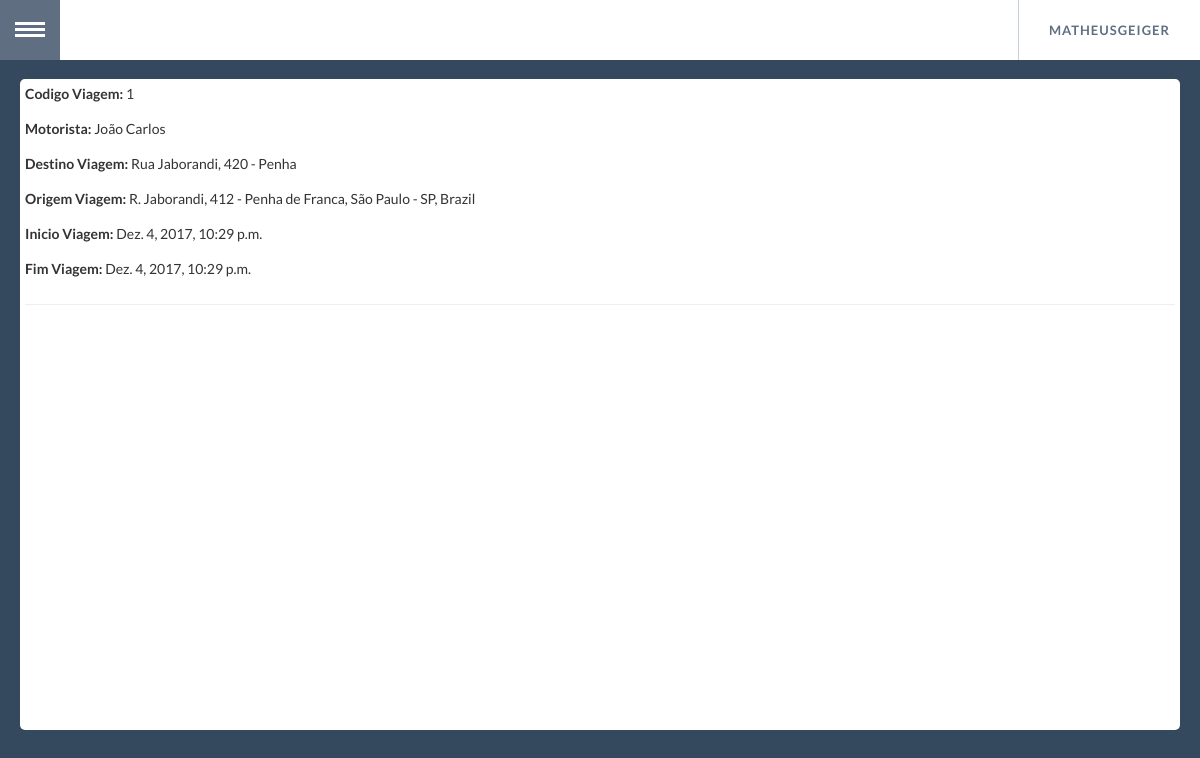
Screenshot of /viagem/1/ (signed in) with the database file from the repository.
### app/models.py (models this page shows, shortened)
class Viagem(models.Model):
    cd_viagem = models.AutoField(
        primary_key=True
    )
    origem_viagem = models.CharField(
        null=True,
        blank=True,
        max_length=100
    )
    destino_viagem = models.CharField(
        max_length=100
    )
    data_inicio_viagem = models.DateTimeField(
        null=True,
        blank=True
    )
    data_fim_viagem = models.DateTimeField(
        null=True,
        blank=True
    )
    status_ocorrencia = models.BooleanField(default=False)
    status_viagem = models.CharField(
        max_length=64,
        choices=(
            ('nao_iniciada', 'Nao Iniciada'),
            ('finalizada', 'Finalizada'),
            ('em_andamento', 'Em Andamento'),
            ('cancelada', 'Cancelada')
        ),
        default='nao_iniciada'
    )
    cd_motorista_viagem = models.ForeignKey(
        Motorista,
        null=False,
        blank=False
    )
    class Meta:
        verbose_name = 'Viagem'
        verbose_name_plural = 'Viagens'

class Motorista(models.Model):
    cd_motorista = models.AutoField(
        primary_key=True
    )
    nome_motorista = models.CharField(
        max_length=50
    )
    cpf_motorista = models.CharField(
        max_length=14
    )
    placa_veiculo = models.ForeignKey(
        Veiculo,
        null=False,
        blank=False
    )
    def __unicode__(self):
        return self.nome_motorista or ''
    class Meta:
        verbose_name = 'Motorista'
        verbose_name_plural = 'Motoristas'

### app/views.py (the view)
# urls.py: url(r'^viagem/(?P<id_viagem>[A-Za-z0-9-\/]+)/$', app.views.viagem, name='viagem'),
def viagem(request,id_viagem):
    if request.user.is_authenticated():
        viagem = Viagem.objects.get(cd_viagem=id_viagem)
        ocorrencia = Ocorrencia.objects.all().filter(cd_viagem=id_viagem)
        lista = ocorrencia.values_list()
        location = [{'location': lista[2].encode('utf8')} for lista in lista]
        context = {
            'viagem' : viagem,
            'ocorrencia' : ocorrencia,
            'location' : location
        }
        return render(request, 'viagem.html', context)
    else:
        return HttpResponseRedirect('/login/?next=%s' % request.path)

### app/templates/viagem.html (shortened to what this page needs)
{% extends "base.html" %}
{% block content %}
{% autoescape on %}
<div class="container-full">
    <div class="container-card-unit">
      <div class="description-card-unit">
          <p><label>Codigo Viagem:</label> {{ viagem.cd_viagem }}</p>
          {% if viagem.cd_motorista_viagem is not none %}
            <p><label>Motorista: </label> {{viagem.cd_motorista_viagem}}</p>
          {% else %}
            <p class="warning"><label>Motorista: </label> Motorista não definido *</p>
          {% endif %}
          <p><label>Destino Viagem: </label> {{ viagem.destino_viagem }}</p>
          {% if viagem.status_viagem == 'nao_iniciada' %}
          <p class="warning"><label></label> Viagem não Iniciada*</p>
          {% else %}
            {% if viagem.origem_viagem is not none %}
            <p><label>Origem Viagem: </label> {{ viagem.origem_viagem }}</p>
            {% else %}
            <p><label>Origem Viagem: </label> - </p>
            {% endif %}
            {% if viagem.data_inicio_viagem is not none %}
            <p><label>Inicio Viagem: </label> {{ viagem.data_inicio_viagem }}</p>
            {% else %}
            <p><label>Inicio Viagem: </label>-</p>
            {% endif %}
          {% if viagem.status_viagem == 'cancelada' or viagem.status_viagem == 'finalizada' %}
          <p><label>Fim Viagem: </label> {{ viagem.data_fim_viagem }}</p>
          {%endif%}
          {% endif %}
          <hr>
      </div>
      <div id="map"></div>
    </div>
</div>
{% endautoescape %}
{% endblock %}

### app/templates/base.html (shortened to what this page needs)
<!DOCTYPE html>
<html>
<head>
{% block header %}
  <link rel="stylesheet" type="text/css" href="/static/css/bootstrap.min.css" />
  <link rel="stylesheet" type="text/css" href="/static/css/normalize.min.css" />
  <link rel="stylesheet" type="text/css" href="/static/css/popup.min.css" />
  <link rel="stylesheet" type="text/css" href="/static/css/demo.min.css" />
  <link rel="stylesheet" type="text/css" href="/static/css/component.min.css" />
</head>
{% endblock %}
<body>
  {%block menu%}
  <div class="container">
    <ul id="gn-menu" class="gn-menu-main">
      <li class="gn-trigger">
        <a class="gn-icon gn-icon-menu"><span class="">Menu</span></a>
      </li>
        {% if user.is_authenticated %}
      <li class="gn-trigger-right">
        <a class="gn-icon-menu-right"><span>{{ user.username }}</span></a>
        {% else %}
        <li>
        <a class="" href="/login"><span class="gn-icon gn-icon-login">Realizar Login</span></a>
        </nav>
        {% endif %}
      </li>
    </ul>
  </div>
{% endblock %}
{% block content %}{% endblock %}
</body>
</html>

### rows the page displays
Viagem: cd_viagem "1", cd_motorista_viagem "João Carlos", destino_viagem "Rua Jaborandi, 420 - Penha", origem_viagem "R. Jaborandi, 412 - Penha de Franca, São Paulo - SP, Brazil", data_inicio_viagem "Dez. 4, 2017, 10:29 p.m.", data_fim_viagem "Dez. 4, 2017, 10:29 p.m."

### other values shown
{{ user.username }} "MATHEUSGEIGER"
